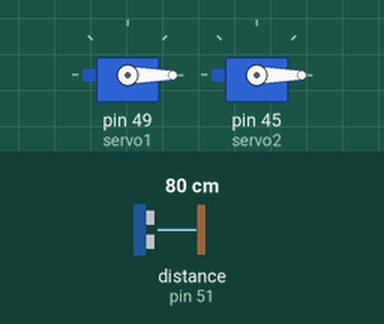
This sketch was run on a simulated Arduino Mega 2560, built with avr-gcc and run on an emulated ATmega2560. Shown: 2 × servo. Wiring (inferred from the names in the program): ultrasonic range finder: trigger pin 53; echo pin 51. Inputs (shaded band) come from the test bench; at power-on: distance to the obstacle (sensor on pin 51) 80 cm. The echo pulse lasts 58.3 µs per cm.

Above: at 1.2 s.
1.3 s: distance to the obstacle (sensor on pin 51) set to 4 cm
2.8 s: distance to the obstacle (sensor on pin 51) set to 2 cm
At 3.5 s:
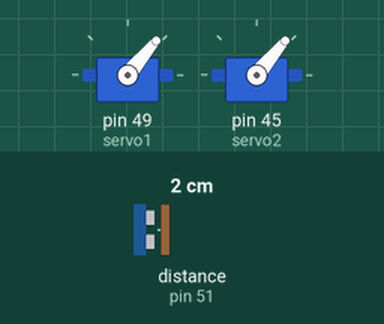
4.3 s: distance to the obstacle (sensor on pin 51) set to 9 cm
At 5.2 s:
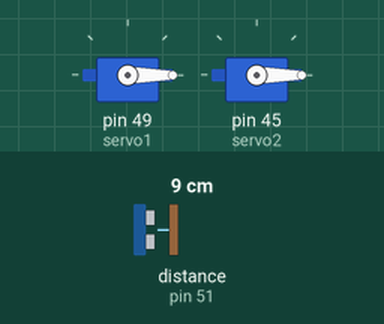
Timing chart, 0 to 7.3 s (numbered marks = the images above; inputs shaded):
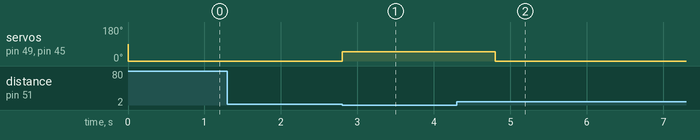

The sketch:

servo_ultra_sonic_sensor.ino
```cpp
#include <Servo.h>
Servo servo1;
Servo servo2;
Servo servo3;

int trigPin = 53;
int echoPin = 51;
long distance;
long duration;

void setup()
{
servo1.attach(49);
servo2.attach(47);
servo2.attach(45);
 pinMode(trigPin, OUTPUT);
 pinMode(echoPin, INPUT);// put your setup code here, to run once:
}

void loop() {
  ultra();
  servo1.write(0);
   servo2.write(0);
   servo3.write(0);

  if(distance <= 1){
  servo1.write(50);
   servo2.write(50);
    servo3.write(50);
  delay(1000);
  }
}

void ultra(){
  digitalWrite(trigPin, LOW);
  delayMicroseconds(2);
  digitalWrite(trigPin, HIGH);
  delayMicroseconds(10);
  digitalWrite(trigPin, LOW);
  duration = pulseIn(echoPin, HIGH);
  distance = duration*0.034/2;
  }
```

Measured:
- the behaviour switches between 3 and 2 cm on distance to the obstacle (sensor on pin 51) (found by bisection; images 0 and 1)
- after the input at 1.3 s, every drawn part: stays the same
- after the input at 2.8 s, servo on pin 49 (servo1), servo on pin 45 (servo2): 0° → 50° at once
- after the input at 4.3 s, servo on pin 49 (servo1), servo on pin 45 (servo2): 50° → 0° after 0.50 s
